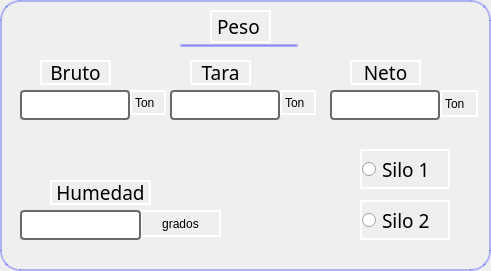
     <widget class="QFrame" name="frame">
      <property name="geometry">
       <rect>
        <x>570</x>
        <y>250</y>
        <width>491</width>
        <height>271</height>
       </rect>
      </property>
      <property name="autoFillBackground">
       <bool>false</bool>
      </property>
      <property name="styleSheet">
       <string notr="true">border-radius:20px;
border-color: rgba(23, 38, 255,0.3);
border-width:2px;
border-style:solid;</string>
      </property>
      <property name="frameShape">
       <enum>QFrame::StyledPanel</enum>
      </property>
      <property name="frameShadow">
       <enum>QFrame::Raised</enum>
      </property>
      <property name="lineWidth">
       <number>3</number>
      </property>
      <widget class="QLabel" name="Peso_Tara">
       <property name="geometry">
        <rect>
         <x>190</x>
         <y>60</y>
         <width>61</width>
         <height>25</height>
        </rect>
       </property>
       <property name="font">
        <font>
         <family>Bahnschrift</family>
         <pointsize>14</pointsize>
         <weight>50</weight>
         <italic>false</italic>
         <bold>false</bold>
        </font>
       </property>
       <property name="styleSheet">
        <string notr="true">border-radius:0px;
border-color: rgb(255, 255, 255);</string>
       </property>
       <property name="text">
        <string>Tara</string>
       </property>
       <property name="alignment">
        <set>Qt::AlignCenter</set>
       </property>
      </widget>
      <widget class="QLabel" name="Ton3">
       <property name="geometry">
        <rect>
         <x>440</x>
         <y>90</y>
         <width>38</width>
         <height>27</height>
        </rect>
       </property>
       <property name="styleSheet">
        <string notr="true">border-radius:0px;
border-color: rgb(255, 255, 255);</string>
       </property>
       <property name="text">
        <string>Ton</string>
       </property>
      </widget>
      <widget class="QLineEdit" name="Peso_Neto_edit">
       <property name="geometry">
        <rect>
         <x>330</x>
         <y>90</y>
         <width>110</width>
         <height>30</height>
        </rect>
       </property>
       <property name="font">
        <font>
         <family>Bahnschrift</family>
         <pointsize>14</pointsize>
         <weight>50</weight>
         <italic>false</italic>
         <bold>false</bold>
        </font>
       </property>
       <property name="styleSheet">
        <string notr="true">border-width:2px;
border-color:rgb(106, 106, 106);
border-style:solid;
border-radius:4px;</string>
       </property>
      </widget>
      <widget class="QLineEdit" name="Peso_Bruto_edit">
       <property name="geometry">
        <rect>
         <x>20</x>
         <y>90</y>
         <width>110</width>
         <height>30</height>
        </rect>
       </property>
       <property name="font">
        <font>
         <family>Bahnschrift</family>
         <pointsize>14</pointsize>
         <weight>50</weight>
         <italic>false</italic>
         <bold>false</bold>
        </font>
       </property>
       <property name="styleSheet">
        <string notr="true">border-width:2px;
border-color:rgb(106, 106, 106);
border-style:solid;
border-radius:4px;</string>
       </property>
      </widget>
      <widget class="QLabel" name="Ton2">
       <property name="geometry">
        <rect>
         <x>280</x>
         <y>90</y>
         <width>36</width>
         <height>25</height>
        </rect>
       </property>
       <property name="styleSheet">
        <string notr="true">border-radius:0px;
border-color: rgb(255, 255, 255);</string>
       </property>
       <property name="text">
        <string>Ton</string>
       </property>
      </widget>
      <widget class="QLabel" name="Peso_Neto">
       <property name="geometry">
        <rect>
         <x>350</x>
         <y>60</y>
         <width>71</width>
         <height>25</height>
        </rect>
       </property>
       <property name="font">
        <font>
         <family>Bahnschrift</family>
         <pointsize>14</pointsize>
         <weight>50</weight>
         <italic>false</italic>
         <bold>false</bold>
        </font>
       </property>
       <property name="styleSheet">
        <string notr="true">border-radius:0px;
border-color: rgb(255, 255, 255);</string>
       </property>
       <property name="text">
        <string>Neto</string>
       </property>
       <property name="alignment">
        <set>Qt::AlignCenter</set>
       </property>
      </widget>
      <widget class="QLineEdit" name="Peso_Tara_edit">
       <property name="geometry">
        <rect>
         <x>170</x>
         <y>90</y>
         <width>110</width>
         <height>30</height>
        </rect>
       </property>
       <property name="font">
        <font>
         <family>Bahnschrift</family>
         <pointsize>14</pointsize>
         <weight>50</weight>
         <italic>false</italic>
         <bold>false</bold>
        </font>
       </property>
       <property name="styleSheet">
        <string notr="true">border-width:2px;
border-color:rgb(106, 106, 106);
border-style:solid;
border-radius:4px;</string>
       </property>
      </widget>
      <widget class="QLabel" name="Ton1">
       <property name="geometry">
        <rect>
         <x>130</x>
         <y>90</y>
         <width>36</width>
         <height>25</height>
        </rect>
       </property>
       <property name="styleSheet">
        <string notr="true">border-radius:0px;
border-color: rgb(255, 255, 255);</string>
       </property>
       <property name="text">
        <string>Ton</string>
       </property>
      </widget>
      <widget class="QLabel" name="Peso_Bruto">
       <property name="geometry">
        <rect>
         <x>40</x>
         <y>60</y>
         <width>71</width>
         <height>25</height>
        </rect>
       </property>
       <property name="font">
        <font>
         <family>Bahnschrift</family>
         <pointsize>14</pointsize>
         <weight>50</weight>
         <italic>false</italic>
         <bold>false</bold>
        </font>
       </property>
       <property name="styleSheet">
        <string notr="true">border-radius:0px;
border-color: rgb(255, 255, 255);</string>
       </property>
       <property name="text">
        <string>Bruto</string>
       </property>
       <property name="alignment">
        <set>Qt::AlignCenter</set>
       </property>
      </widget>
      <widget class="Line" name="line_3">
       <property name="geometry">
        <rect>
         <x>180</x>
         <y>44</y>
         <width>118</width>
         <height>3</height>
        </rect>
       </property>
       <property name="lineWidth">
        <number>2</number>
       </property>
       <property name="orientation">
        <enum>Qt::Horizontal</enum>
       </property>
      </widget>
      <widget class="QLabel" name="Humedad_grados">
       <property name="geometry">
        <rect>
         <x>140</x>
         <y>210</y>
         <width>81</width>
         <height>27</height>
        </rect>
       </property>
       <property name="styleSheet">
        <string notr="true">border-radius:0px;
border-color: rgb(255, 255, 255);</string>
       </property>
       <property name="text">
        <string>grados</string>
       </property>
       <property name="alignment">
        <set>Qt::AlignCenter</set>
       </property>
      </widget>
      <widget class="QLineEdit" name="Humedad_edit">
       <property name="geometry">
        <rect>
         <x>20</x>
         <y>210</y>
         <width>121</width>
         <height>30</height>
        </rect>
       </property>
       <property name="styleSheet">
        <string notr="true">border-width:2px;
border-color:rgb(106, 106, 106);
border-style:solid;
border-radius:4px;</string>
       </property>
      </widget>
      <widget class="QLabel" name="Humedad">
       <property name="geometry">
        <rect>
         <x>50</x>
         <y>180</y>
         <width>101</width>
         <height>25</height>
        </rect>
       </property>
       <property name="font">
        <font>
         <family>Bahnschrift</family>
         <pointsize>14</pointsize>
         <weight>50</weight>
         <italic>false</italic>
         <bold>false</bold>
        </font>
       </property>
       <property name="styleSheet">
        <string notr="true">border-radius:0px;
border-color: rgb(255, 255, 255);</string>
       </property>
       <property name="text">
        <string>Humedad</string>
       </property>
       <property name="alignment">
        <set>Qt::AlignCenter</set>
       </property>
      </widget>
      <widget class="QRadioButton" name="radioButton">
       <property name="geometry">
        <rect>
         <x>360</x>
         <y>149</y>
         <width>90</width>
         <height>40</height>
        </rect>
       </property>
       <property name="font">
        <font>
         <family>Bahnschrift</family>
         <pointsize>14</pointsize>
         <weight>50</weight>
         <italic>false</italic>
         <bold>false</bold>
        </font>
       </property>
       <property name="styleSheet">
        <string notr="true">border-radius:0px;
border-color: rgb(255, 255, 255);</string>
       </property>
       <property name="text">
        <string>Silo 1</string>
       </property>
      </widget>
      <widget class="QRadioButton" name="radioButton_2">
       <property name="geometry">
        <rect>
         <x>360</x>
         <y>200</y>
         <width>90</width>
         <height>40</height>
        </rect>
       </property>
       <property name="font">
        <font>
         <family>Bahnschrift</family>
         <pointsize>14</pointsize>
         <weight>50</weight>
         <italic>false</italic>
         <bold>false</bold>
        </font>
       </property>
       <property name="styleSheet">
        <string notr="true">border-radius:0px;
border-color: rgb(255, 255, 255);</string>
       </property>
       <property name="text">
        <string>Silo 2</string>
       </property>
      </widget>
      <widget class="QLabel" name="Peso">
       <property name="geometry">
        <rect>
         <x>210</x>
         <y>10</y>
         <width>61</width>
         <height>33</height>
        </rect>
       </property>
       <property name="font">
        <font>
         <family>Bahnschrift</family>
         <pointsize>14</pointsize>
         <weight>50</weight>
         <italic>false</italic>
         <bold>false</bold>
        </font>
       </property>
       <property name="autoFillBackground">
        <bool>false</bool>
       </property>
       <property name="styleSheet">
        <string notr="true">border-radius:0px;
border-color: rgb(255, 255, 255);</string>
       </property>
       <property name="frameShape">
        <enum>QFrame::NoFrame</enum>
       </property>
       <property name="frameShadow">
        <enum>QFrame::Raised</enum>
       </property>
       <property name="lineWidth">
        <number>4</number>
       </property>
       <property name="midLineWidth">
        <number>0</number>
       </property>
       <property name="text">
        <string>Peso</string>
       </property>
       <property name="margin">
        <number>4</number>
       </property>
      </widget>
     </widget>
